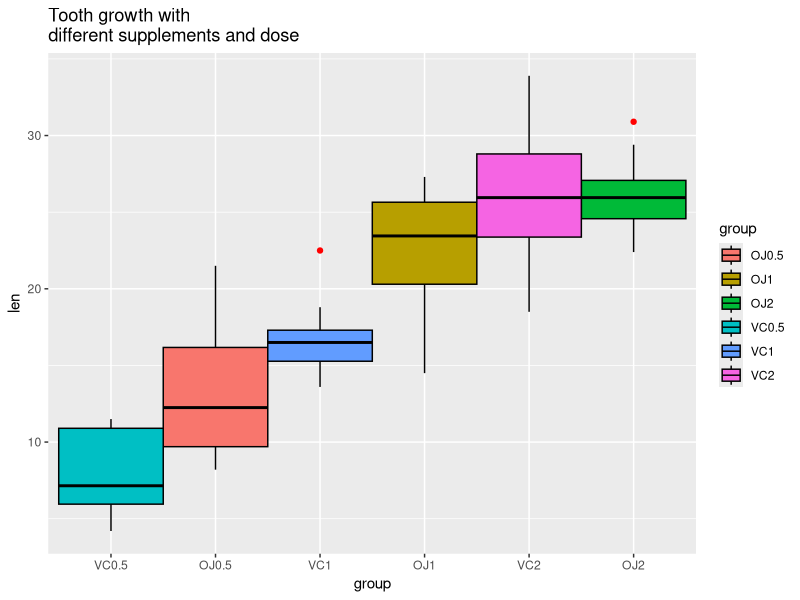
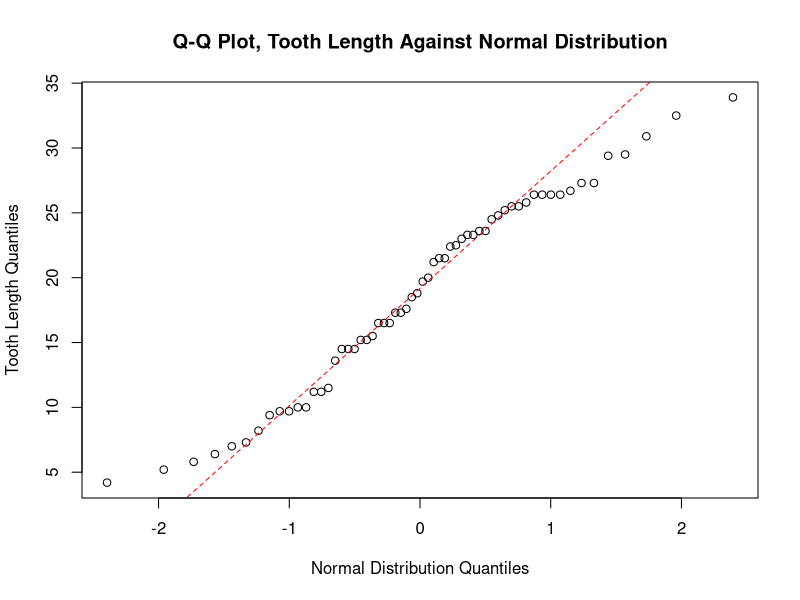

R code for these plots, in order:
## ---- chunk 1
library(knitr)
opts_knit$set(fig.keep='high', fig.path='figures/', dev='png',
              warning=FALSE, message=FALSE)
require(ggplot2)
require("reshape2")
setwd("F:/2014/Coursera/Data Science/Inference/Week 3/Peer/.Rmds/Ex1")
## ---- chunk 2
data(ToothGrowth) # loads the dataset
str(ToothGrowth)
## ---- chunk 3
ToothGrowth$group<-paste(ToothGrowth$supp,ToothGrowth$dose,sep="")
ggplot(ToothGrowth,aes(y=len, x=group, fill=group)) +
ggtitle("Tooth growth with\ndifferent supplements and dose") + 
geom_boxplot(width=1, outlier.colour="red",notch = FALSE,notchwidth = .5,alpha = 1, colour = "black") +
scale_x_discrete(limits=c("VC0.5","OJ0.5","VC1","OJ1","VC2","OJ2"))
## ---- chunk 4
ToothGrowth$id<-rep(1:10,6)
tg<-acast(ToothGrowth, group~id, value.var="len")
tgmean<-apply(tg, 1, mean)      #means        
tgsd<-apply(tg, 1, sd)          #std-deviations
ul<-tgmean+tgsd*1.96/sqrt(10) #upper limit 
ll<-tgmean-tgsd*1.96/sqrt(10) #lower limit 
## ---- chunk 5
qqnorm(ToothGrowth$len, main="Q-Q Plot, Tooth Length Against Normal Distribution", ylab="Tooth Length Quantiles", xlab="Normal Distribution Quantiles")
qqline(ToothGrowth$len, col = "red",lwd=1,lty=2)
## ---- chunk 6
td051all<-t.test(len ~ dose, subset= (dose==0.5 | dose == 1),  data = ToothGrowth)
td051oj<-t.test(len ~ dose, subset= ((dose==0.5 | dose == 1)& supp=="OJ"), data = ToothGrowth)
td051vc<-t.test(len ~ dose, subset= ((dose==0.5 | dose == 1)& supp=="VC"), data = ToothGrowth)
td12all<-t.test(len ~ dose, subset= (dose==1 | dose == 2), data = ToothGrowth)
td12oj<-t.test(len ~ dose,subset= ((dose==1 | dose == 2)& supp=="OJ"), data = ToothGrowth)
td12vc<-t.test(len ~ dose, subset= ((dose==1 | dose == 2)& supp=="VC"), data = ToothGrowth)
